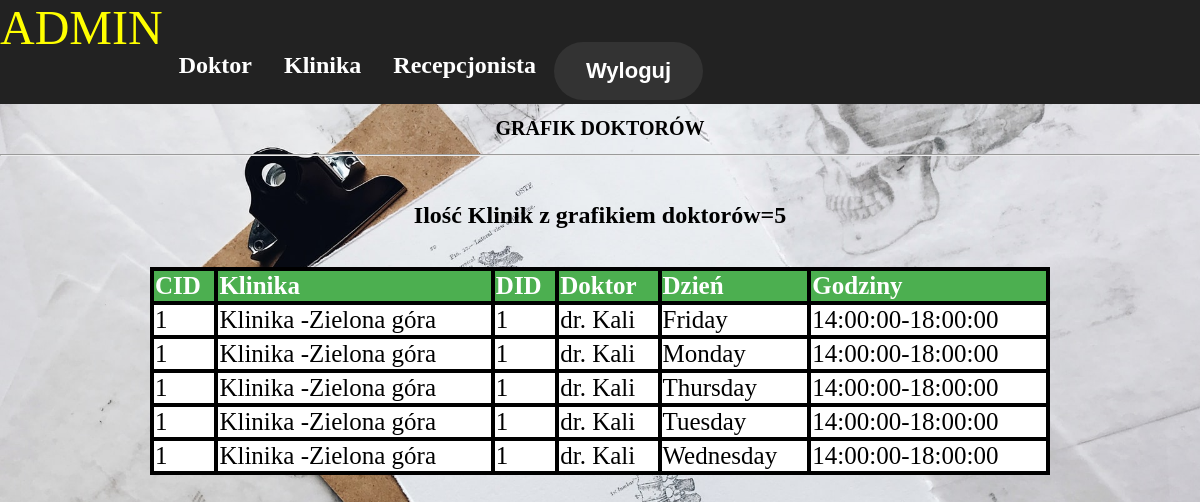
The page /Admin/showdoctorschedule.php on the database its author committed.
### tables this page shows
CREATE TABLE `doctor_availability` (
  `cid` int(11) NOT NULL,
  `did` int(11) NOT NULL,
  `day` varchar(50) NOT NULL,
  `starttime` time NOT NULL,
  `endtime` time NOT NULL
);

CREATE TABLE `clinic` (
  `cid` int(11) NOT NULL,
  `name` varchar(30) NOT NULL,
  `address` varchar(100) NOT NULL,
  `town` varchar(30) NOT NULL,
  `city` varchar(30) NOT NULL,
  `contact` bigint(20) NOT NULL,
  `mid` varchar(5) DEFAULT NULL
);

CREATE TABLE `doctor` (
  `did` int(11) NOT NULL,
  `name` varchar(30) NOT NULL,
  `gender` varchar(30) NOT NULL,
  `dob` date NOT NULL,
  `experience` int(11) NOT NULL,
  `specialization` varchar(30) NOT NULL,
  `contact` bigint(20) NOT NULL,
  `address` varchar(100) NOT NULL,
  `username` varchar(30) NOT NULL,
  `password` varchar(30) NOT NULL,
  `region` varchar(30) NOT NULL
);

### Admin/showdoctorschedule.php (the view, shortened to what this page needs)
<!DOCTYPE html>
<html>
<head>
<link rel="stylesheet" href="adminmain.css">
</head>
<body background= "../images/doctordesk.jpg">
<ul>
<li class="dropdown"><font color="yellow" size="10">ADMIN</font></li>
<br>
<h2>
  <li class="dropdown">
  <a href="javascript:void(0)" class="dropbtn">Doktor</a>
  </li>
  <li class="dropdown">
  <a href="javascript:void(0)" class="dropbtn">Klinika</a>
  </li>
  <li class="dropdown">
  <a href="javascript:void(0)" class="dropbtn">Recepcjonista</a>
  </li>
    <li>
	<form method="post" action="mainpage.php">
	<button type="submit" class="cancelbtn" name="logout" style="float:right;font-size:22px"><b>Wyloguj</b></button>
	</form>
  </li>
</ul>
<center><h1>GRAFIK DOKTORÓW</h1><hr>
<?php
$con = mysqli_connect('localhost','root','','klinika');
$sql="SELECT * FROM doctor_availability order by DID,CID ASC";
$result = mysqli_query($con,$sql);
echo "<br><h2>Ilość Klinik z grafikiem doktorów=<b>".mysqli_num_rows($result)."</b></h2><br>";
echo "<table>
<tr>
<th>CID</th>
<th>Klinika</th>
<th>DID</th>
<th>Doktor</th>
<th>Dzień</th>
<th>Godziny</th>
</tr>";
while($row = mysqli_fetch_array($result))
{
	$sql1="SELECT * from doctor where DID=".$row["did"];
	$result1= mysqli_query($con,$sql1);
	while($row1= mysqli_fetch_array($result1))
	{
	$sql2="SELECT * from clinic where CID=".$row["cid"];
	$result2= mysqli_query($con,$sql2);
	while($row2= mysqli_fetch_array($result2))
	{
    echo "<tr>";
	echo "<td>" . $row['cid'] . "</td>";
    echo "<td>" . $row2['name']."-".$row2['town'] . "</td>";
	echo "<td>" . $row['did'] . "</td>";
    echo "<td>" . $row1['name'] . "</td>";
	echo "<td>" . $row['day'] . "</td>";
    echo "<td>" . $row['starttime']."-".$row['endtime']. "</td>";
    echo "</tr>";
	}
	}
}
echo "</table>";
?>
</body>
</html>

### Admin/adminmain.css (style rules this page uses)
body, html { background-color:white; height: 100%; margin: 0; background-position:center; background-repeat: repeat-y; background-size: cover; background-attachment:fixed; font-family:verdana; }
h1 { text-align:center; color:black; font-size:20px; top:30%; }
button { border-radius:32px; background-color: #333; border: none; color: white; padding: 16px 32px; text-align: center; text-decoration: none; display: inline-block; font-size: 16px; margin: 4px 2px; -webkit-transition-duration: 0.4s; transition-duration: 0.4s; cursor: pointer; }
ul { list-style-type: none; margin: 0; padding: 0; overflow: hidden; background-color: #222; }
li { float: left; }
li a, .dropbtn { display: inline-block; color: white; text-align: center; padding: 14px 16px; text-decoration: none; }
li.dropdown { display: inline-block; }

### Admin/showdoctorschedule.php (style rules this page uses)
table { width: 75%; border-collapse: collapse; border: 4px solid black; padding: 5px; font-size: 25px; }
th { border: 4px solid black; background-color: #4CAF50; color: white; text-align: left; }
tr,td { border: 4px solid black; background-color: white; color: black; }

### rows shown on the page
doctor_availability: cid "1", did "1", day "Friday", starttime "14:00:00", endtime "18:00:00"
doctor: name "dr. Kali"
clinic: name "Klinika", town "Zielona góra"
doctor_availability: cid "1", did "1", day "Monday", starttime "14:00:00", endtime "18:00:00"
doctor_availability: cid "1", did "1", day "Thursday", starttime "14:00:00", endtime "18:00:00"
doctor_availability: cid "1", did "1", day "Tuesday", starttime "14:00:00", endtime "18:00:00"
doctor_availability: cid "1", did "1", day "Wednesday", starttime "14:00:00", endtime "18:00:00"

### other values the page prints
mysqli_num_rows($result) "5"
